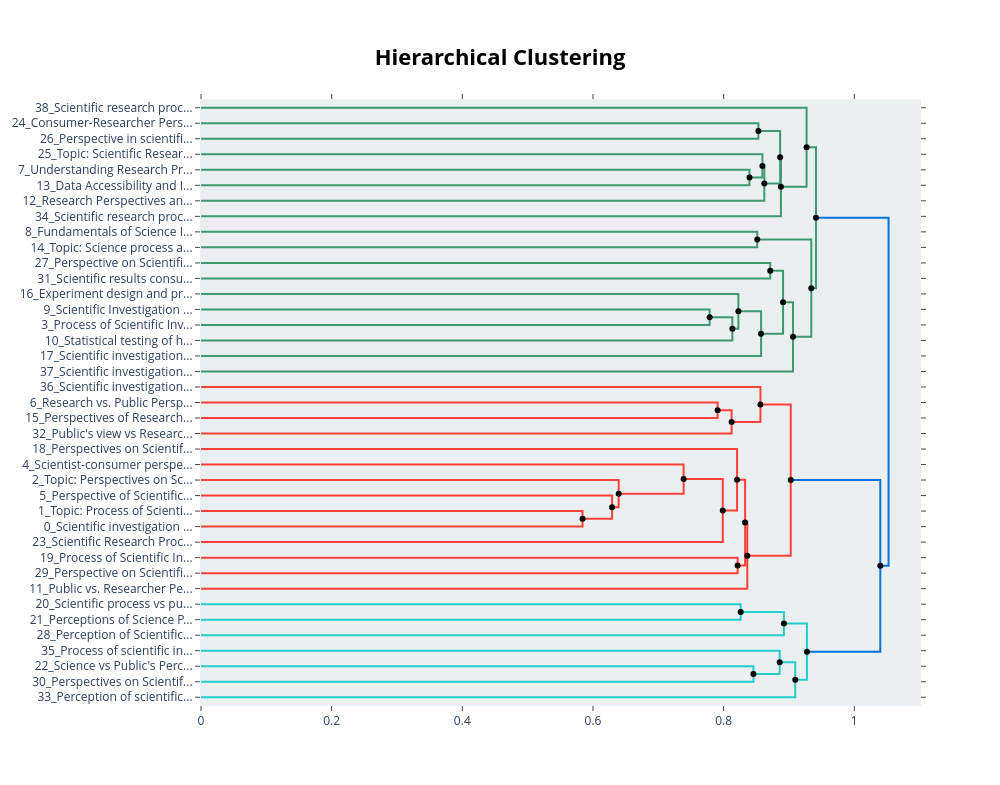

The notebook cell saved with this chart:
### Code cell
q1_hierarchical_topics = q1_topic_model.hierarchical_topics(q1_docs)
q1_topic_model.visualize_hierarchy(hierarchical_topics=q1_hierarchical_topics)

### Figure 1 — Plotly figure (JSON) as saved in the notebook; plotly's stock layout.template omitted (floating-point values rounded to 4 significant figures)
{"data": [{"hoverinfo": "text", "marker": {"color": "rgb(61,153,112)"}, "mode": "lines", "text": ["Consumer-Researcher Perspectives on Experiment Process", "", "", "Perspective in scientific experimentation"], "type": "scatter", "x": [0.0, 0.8532, 0.8532, 0.0], "xaxis": "x", "y": [-15.0, -15.0, -25.0, -25.0], "yaxis": "y"}, {"hoverinfo": "text", "marker": {"color": "rgb(61,153,112)"}, "mode": "lines", "text": ["Understanding Research Process in Psychology", "", "", "Data Accessibility and Interpretation for Public"], "type": "scatter", "x": [0.0, 0.8396, 0.8396, 0.0], "xaxis": "x", "y": [-45.0, -45.0, -55.0, -55.0], "yaxis": "y"}, {"hoverinfo": "text", "marker": {"color": "rgb(61,153,112)"}, "mode": "lines", "text": ["Topic: Scientific Research Methods and Public Perception", "", "", "Understanding Research Methodology"], "type": "scatter", "x": [0.0, 0.8594, 0.8594, 0.8396], "xaxis": "x", "y": [-35.0, -35.0, -50.0, -50.0], "yaxis": "y"}, {"hoverinfo": "text", "marker": {"color": "rgb(61,153,112)"}, "mode": "lines", "text": ["Understanding Scientific Method", "", "", "Research Perspectives and Expectations"], "type": "scatter", "x": [0.8594, 0.8623, 0.8623, 0.0], "xaxis": "x", "y": [-42.5, -42.5, -65.0, -65.0], "yaxis": "y"}, {"hoverinfo": "text", "marker": {"color": "rgb(61,153,112)"}, "mode": "lines", "text": ["Researcher vs Consumer Perspective in Experiments", "", "", "Public vs. Researcher Perspectives on Data Analysis"], "type": "scatter", "x": [0.8532, 0.8864, 0.8864, 0.8623], "xaxis": "x", "y": [-20.0, -20.0, -53.75, -53.75], "yaxis": "y"}, {"hoverinfo": "text", "marker": {"color": "rgb(61,153,112)"}, "mode": "lines", "text": ["Topic: Research vs Public Perspective in Scientific Investigation", "", "", "Scientific research process"], "type": "scatter", "x": [0.8864, 0.8877, 0.8877, 0.0], "xaxis": "x", "y": [-36.88, -36.88, -75.0, -75.0], "yaxis": "y"}, {"hoverinfo": "text", "marker": {"color": "rgb(61,153,112)"}, "mode": "lines", "text": ["Scientific research process", "", "", "Scientific investigations and public awareness"], "type": "scatter", "x": [0.0, 0.927, 0.927, 0.8877], "xaxis": "x", "y": [-5.0, -5.0, -55.94, -55.94], "yaxis": "y"}, {"hoverinfo": "text", "marker": {"color": "rgb(61,153,112)"}, "mode": "lines", "text": ["Fundamentals of Science Investigation", "", "", "Topic: Science process and hypothesis testing"], "type": "scatter", "x": [0.0, 0.8515, 0.8515, 0.0], "xaxis": "x", "y": [-85.0, -85.0, -95.0, -95.0], "yaxis": "y"}, {"hoverinfo": "text", "marker": {"color": "rgb(61,153,112)"}, "mode": "lines", "text": ["Perspective on Scientific Investigation", "", "", "Scientific results consumption"], "type": "scatter", "x": [0.0, 0.8713, 0.8713, 0.0], "xaxis": "x", "y": [-105.0, -105.0, -115.0, -115.0], "yaxis": "y"}, {"hoverinfo": "text", "marker": {"color": "rgb(61,153,112)"}, "mode": "lines", "text": ["Scientific Investigation Process", "", "", "Process of Scientific Investigation"], "type": "scatter", "x": [0.0, 0.7785, 0.7785, 0.0], "xaxis": "x", "y": [-135.0, -135.0, -145.0, -145.0], "yaxis": "y"}, {"hoverinfo": "text", "marker": {"color": "rgb(61,153,112)"}, "mode": "lines", "text": ["Scientific investigation process", "", "", "Statistical testing of hypotheses"], "type": "scatter", "x": [0.7785, 0.8133, 0.8133, 0.0], "xaxis": "x", "y": [-140.0, -140.0, -155.0, -155.0], "yaxis": "y"}, {"hoverinfo": "text", "marker": {"color": "rgb(61,153,112)"}, "mode": "lines", "text": ["Experiment design and process", "", "", "Scientific investigation process"], "type": "scatter", "x": [0.0, 0.8226, 0.8226, 0.8133], "xaxis": "x", "y": [-125.0, -125.0, -147.5, -147.5], "yaxis": "y"}, {"hoverinfo": "text", "marker": {"color": "rgb(61,153,112)"}, "mode": "lines", "text": ["Topic: Scientific Method Process", "", "", "Scientific investigation process"], "type": "scatter", "x": [0.8226, 0.8573, 0.8573, 0.0], "xaxis": "x", "y": [-136.2, -136.2, -165.0, -165.0], "yaxis": "y"}, {"hoverinfo": "text", "marker": {"color": "rgb(61,153,112)"}, "mode": "lines", "text": ["Scientific results consumption & investigation process", "", "", "Steps of Scientific Investigation"], "type": "scatter", "x": [0.8713, 0.8909, 0.8909, 0.8573], "xaxis": "x", "y": [-110.0, -110.0, -150.6, -150.6], "yaxis": "y"}, {"hoverinfo": "text", "marker": {"color": "rgb(61,153,112)"}, "mode": "lines", "text": ["Scientific Research Process", "", "", "Scientific investigation process"], "type": "scatter", "x": [0.8909, 0.9061, 0.9061, 0.0], "xaxis": "x", "y": [-130.3, -130.3, -175.0, -175.0], "yaxis": "y"}, {"hoverinfo": "text", "marker": {"color": "rgb(61,153,112)"}, "mode": "lines", "text": ["Topic: Process of scientific investigation", "", "", "Scientific investigation process"], "type": "scatter", "x": [0.8515, 0.9342, 0.9342, 0.9061], "xaxis": "x", "y": [-90.0, -90.0, -152.7, -152.7], "yaxis": "y"}, {"hoverinfo": "text", "marker": {"color": "rgb(61,153,112)"}, "mode": "lines", "text": ["Topic: Scientific investigation and public perception", "", "", "Scientific investigation steps"], "type": "scatter", "x": [0.927, 0.9414, 0.9414, 0.9342], "xaxis": "x", "y": [-30.47, -30.47, -121.3, -121.3], "yaxis": "y"}, {"hoverinfo": "text", "marker": {"color": "rgb(255,65,54)"}, "mode": "lines", "text": ["Research vs. Public Perspective", "", "", "Perspectives of Researchers vs. General Public"], "type": "scatter", "x": [0.0, 0.7908, 0.7908, 0.0], "xaxis": "x", "y": [-195.0, -195.0, -205.0, -205.0], "yaxis": "y"}, {"hoverinfo": "text", "marker": {"color": "rgb(255,65,54)"}, "mode": "lines", "text": ["Topic: Researcher vs. General Public Perspective", "", "", "Public's view vs Researcher's investigation process"], "type": "scatter", "x": [0.7908, 0.8122, 0.8122, 0.0], "xaxis": "x", "y": [-200.0, -200.0, -215.0, -215.0], "yaxis": "y"}, {"hoverinfo": "text", "marker": {"color": "rgb(255,65,54)"}, "mode": "lines", "text": ["Scientific investigation perception gap", "", "", "Perspectives on research perspectives"], "type": "scatter", "x": [0.0, 0.8563, 0.8563, 0.8122], "xaxis": "x", "y": [-185.0, -185.0, -207.5, -207.5], "yaxis": "y"}, {"hoverinfo": "text", "marker": {"color": "rgb(255,65,54)"}, "mode": "lines", "text": ["Topic: Process of Scientific Investigation", "", "", "Scientific investigation process"], "type": "scatter", "x": [0.0, 0.584, 0.584, 0.0], "xaxis": "x", "y": [-265.0, -265.0, -275.0, -275.0], "yaxis": "y"}, {"hoverinfo": "text", "marker": {"color": "rgb(255,65,54)"}, "mode": "lines", "text": ["Perspective of Scientific Investigation (Public vs Researchers)", "", "", "Topic: Public versus Researcher's view of scientific investigation"], "type": "scatter", "x": [0.0, 0.6292, 0.6292, 0.584], "xaxis": "x", "y": [-255.0, -255.0, -270.0, -270.0], "yaxis": "y"}, {"hoverinfo": "text", "marker": {"color": "rgb(255,65,54)"}, "mode": "lines", "text": ["Topic: Perspectives on Scientific Investigation Time", "", "", "Topic: Perspective on scientific investigation"], "type": "scatter", "x": [0.0, 0.6393, 0.6393, 0.6292], "xaxis": "x", "y": [-245.0, -245.0, -262.5, -262.5], "yaxis": "y"}, {"hoverinfo": "text", "marker": {"color": "rgb(255,65,54)"}, "mode": "lines", "text": ["Scientist-consumer perspective comparison", "", "", "Scientific investigation process"], "type": "scatter", "x": [0.0, 0.7388, 0.7388, 0.6393], "xaxis": "x", "y": [-235.0, -235.0, -253.8, -253.8], "yaxis": "y"}, {"hoverinfo": "text", "marker": {"color": "rgb(255,65,54)"}, "mode": "lines", "text": ["Scientific Process vs Public Perception", "", "", "Scientific Research Process"], "type": "scatter", "x": [0.7388, 0.7987, 0.7987, 0.0], "xaxis": "x", "y": [-244.4, -244.4, -285.0, -285.0], "yaxis": "y"}, {"hoverinfo": "text", "marker": {"color": "rgb(255,65,54)"}, "mode": "lines", "text": ["Perspectives on Scientific Investigation", "", "", "Perspectives on Scientific Investigation"], "type": "scatter", "x": [0.0, 0.8205, 0.8205, 0.7987], "xaxis": "x", "y": [-225.0, -225.0, -264.7, -264.7], "yaxis": "y"}, {"hoverinfo": "text", "marker": {"color": "rgb(255,65,54)"}, "mode": "lines", "text": ["Process of Scientific Investigation", "", "", "Perspective on Scientific Investigation"], "type": "scatter", "x": [0.0, 0.8214, 0.8214, 0.0], "xaxis": "x", "y": [-295.0, -295.0, -305.0, -305.0], "yaxis": "y"}, {"hoverinfo": "text", "marker": {"color": "rgb(255,65,54)"}, "mode": "lines", "text": ["Topic: Scientific process perception gap", "", "", "Process of Scientific Investigation Perspectives"], "type": "scatter", "x": [0.8205, 0.8328, 0.8328, 0.8214], "xaxis": "x", "y": [-244.8, -244.8, -300.0, -300.0], "yaxis": "y"}, {"hoverinfo": "text", "marker": {"color": "rgb(255,65,54)"}, "mode": "lines", "text": ["Perspectives of Scientific Process", "", "", "Public vs. Researcher Perspective of Scientific Investigation"], "type": "scatter", "x": [0.8328, 0.8362, 0.8362, 0.0], "xaxis": "x", "y": [-272.4, -272.4, -315.0, -315.0], "yaxis": "y"}, {"hoverinfo": "text", "marker": {"color": "rgb(255,65,54)"}, "mode": "lines", "text": ["Public's view vs Researcher's take on scientific investigation", "", "", "Perspectives on Scientific Investigation Process"], "type": "scatter", "x": [0.8563, 0.9027, 0.9027, 0.8362], "xaxis": "x", "y": [-196.2, -196.2, -293.7, -293.7], "yaxis": "y"}, {"hoverinfo": "text", "marker": {"color": "rgb(35,205,205)"}, "mode": "lines", "text": ["Scientific process vs public perception", "", "", "Perceptions of Science Process"], "type": "scatter", "x": [0.0, 0.826, 0.826, 0.0], "xaxis": "x", "y": [-325.0, -325.0, -335.0, -335.0], "yaxis": "y"}, {"hoverinfo": "text", "marker": {"color": "rgb(35,205,205)"}, "mode": "lines", "text": ["Science perception gap", "", "", "Perception of Scientific Process"], "type": "scatter", "x": [0.826, 0.8922, 0.8922, 0.0], "xaxis": "x", "y": [-330.0, -330.0, -345.0, -345.0], "yaxis": "y"}, {"hoverinfo": "text", "marker": {"color": "rgb(35,205,205)"}, "mode": "lines", "text": ["Science vs Public's Perception", "", "", "Perspectives on Scientific Process"], "type": "scatter", "x": [0.0, 0.8456, 0.8456, 0.0], "xaxis": "x", "y": [-365.0, -365.0, -375.0, -375.0], "yaxis": "y"}, {"hoverinfo": "text", "marker": {"color": "rgb(35,205,205)"}, "mode": "lines", "text": ["Process of scientific investigation", "", "", "Perspectives on scientific process"], "type": "scatter", "x": [0.0, 0.8858, 0.8858, 0.8456], "xaxis": "x", "y": [-355.0, -355.0, -370.0, -370.0], "yaxis": "y"}, {"hoverinfo": "text", "marker": {"color": "rgb(35,205,205)"}, "mode": "lines", "text": ["Perspective of Science (Public vs Researcher)", "", "", "Perception of scientific results"], "type": "scatter", "x": [0.8858, 0.9096, 0.9096, 0.0], "xaxis": "x", "y": [-362.5, -362.5, -385.0, -385.0], "yaxis": "y"}, {"hoverinfo": "text", "marker": {"color": "rgb(35,205,205)"}, "mode": "lines", "text": ["Topic: Perception vs. Process of Science", "", "", "Scientific process vs public perception"], "type": "scatter", "x": [0.8922, 0.9275, 0.9275, 0.9096], "xaxis": "x", "y": [-337.5, -337.5, -373.8, -373.8], "yaxis": "y"}, {"hoverinfo": "text", "marker": {"color": "rgb(0,116,217)"}, "mode": "lines", "text": ["Topic: Perspectives on Scientific Investigation", "", "", "Perception vs Reality of Scientific Process"], "type": "scatter", "x": [0.9027, 1.04, 1.04, 0.9275], "xaxis": "x", "y": [-245.0, -245.0, -355.6, -355.6], "yaxis": "y"}, {"hoverinfo": "text", "marker": {"color": "rgb(0,116,217)"}, "mode": "lines", "text": ["Scientific investigation process", "", "", "Topic: Perspectives on Scientific Investigation"], "type": "scatter", "x": [0.9414, 1.052, 1.052, 1.04], "xaxis": "x", "y": [-75.9, -75.9, -300.3, -300.3], "yaxis": "y"}, {"hoverinfo": "text", "hovertext": ["Understanding Scientific Method", "Researcher vs Consumer Perspective in Experiments", "Topic: Research vs Public Perspective in Scientific Investigation", "Scientific investigation process", "Topic: Scientific Method Process", "Scientific results consumption & investigation process", "Scientific Research Process", "Topic: Process of scientific investigation", "Topic: Scientific investigation and public perception", "Topic: Researcher vs. General Public Perspective", "Scientific Process vs Public Perception", "Topic: Scientific process perception gap", "Perspectives of Scientific Process", "Public's view vs Researcher's take on scientific investigation", "Science perception gap", "Perspective of Science (Public vs Researcher)", "Topic: Perception vs. Process of Science", "Topic: Perspectives on Scientific Investigation", "Scientific investigation process"], "marker": {"color": "black"}, "mode": "markers", "showlegend": false, "type": "scatter", "x": [0.8594, 0.8532, 0.8864, 0.7785, 0.8226, 0.8713, 0.8909, 0.8515, 0.927, 0.7908, 0.7388, 0.8205, 0.8328, 0.8563, 0.826, 0.8858, 0.8922, 0.9027, 0.9414], "y": [-42.5, -20, -36.88, -140, -136.2, -110, -130.3, -90, -30.47, -200, -244.4, -244.8, -272.4, -196.2, -330, -362.5, -337.5, -245.0, -75.9]}, {"hoverinfo": "text", "hovertext": ["Understanding Research Methodology", "Public vs. Researcher Perspectives on Data Analysis", "Scientific investigations and public awareness", "Scientific investigation process", "Steps of Scientific Investigation", "Scientific investigation process", "Scientific investigation steps", "Perspectives on research perspectives", "Topic: Public versus Researcher's view of scientific investigation", "Topic: Perspective on scientific investigation", "Scientific investigation process", "Perspectives on Scientific Investigation", "Process of Scientific Investigation Perspectives", "Perspectives on Scientific Investigation Process", "Perspectives on scientific process", "Scientific process vs public perception", "Perception vs Reality of Scientific Process", "Topic: Perspectives on Scientific Investigation"], "marker": {"color": "black"}, "mode": "markers", "showlegend": false, "type": "scatter", "x": [0.8396, 0.8623, 0.8877, 0.8133, 0.8573, 0.9061, 0.9342, 0.8122, 0.584, 0.6292, 0.6393, 0.7987, 0.8214, 0.8362, 0.8456, 0.9096, 0.9275, 1.04], "y": [-50, -53.75, -55.94, -147.5, -150.6, -152.7, -121.3, -207.5, -270, -262.5, -253.8, -264.7, -300, -293.7, -370, -373.8, -355.6, -300.3]}], "layout": {"autosize": false, "height": 785, "hoverlabel": {"bgcolor": "white", "font": {"family": "Rockwell", "size": 16}}, "hovermode": "closest", "plot_bgcolor": "#ECEFF1", "showlegend": false, "title": {"font": {"color": "Black", "size": 22}, "text": "<b>Hierarchical Clustering</b>", "x": 0.5, "xanchor": "center", "yanchor": "top"}, "width": 1000, "xaxis": {"mirror": "allticks", "rangemode": "tozero", "showgrid": false, "showline": true, "showticklabels": true, "ticks": "outside", "type": "linear", "zeroline": false}, "yaxis": {"mirror": "allticks", "range": [-390, 0], "rangemode": "tozero", "showgrid": false, "showline": true, "showticklabels": true, "tickmode": "array", "ticks": "outside", "ticktext": ["38_Scientific research proc...", "24_Consumer-Researcher Pers...", "26_Perspective in scientifi...", "25_Topic: Scientific Resear...", "7_Understanding Research Pr...", "13_Data Accessibility and I...", "12_Research Perspectives an...", "34_Scientific research proc...", "8_Fundamentals of Science I...", "14_Topic: Science process a...", "27_Perspective on Scientifi...", "31_Scientific results consu...", "16_Experiment design and pr...", "9_Scientific Investigation ...", "3_Process of Scientific Inv...", "10_Statistical testing of h...", "17_Scientific investigation...", "37_Scientific investigation...", "36_Scientific investigation...", "6_Research vs. Public Persp...", "15_Perspectives of Research...", "32_Public's view vs Researc...", "18_Perspectives on Scientif...", "4_Scientist-consumer perspe...", "2_Topic: Perspectives on Sc...", "5_Perspective of Scientific...", "1_Topic: Process of Scienti...", "0_Scientific investigation ...", "23_Scientific Research Proc...", "19_Process of Scientific In...", "29_Perspective on Scientifi...", "11_Public vs. Researcher Pe...", "20_Scientific process vs pu...", "21_Perceptions of Science P...", "28_Perception of Scientific...", "35_Process of scientific in...", "22_Science vs Public's Perc...", "30_Perspectives on Scientif...", "33_Perception of scientific..."], "tickvals": [-5, -15, -25, -35, -45, -55, -65, -75, -85, -95, -105, -115, -125, -135, -145, -155, -165, -175, -185, -195, -205, -215, -225, -235, -245, -255, -265, -275, -285, -295, -305, -315, -325, -335, -345, -355, -365, -375, -385], "type": "linear", "zeroline": false}}}
